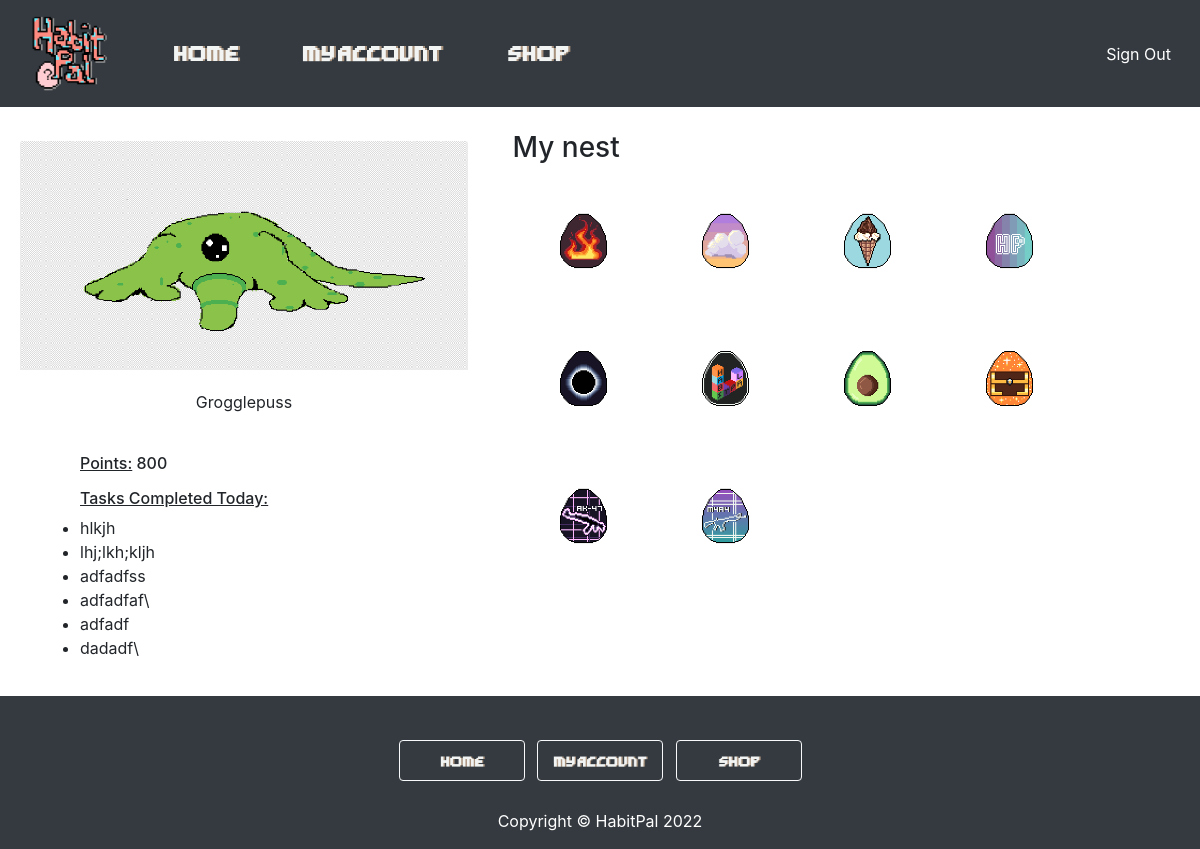
Page /myaccount (signed in) on the earlier database version.
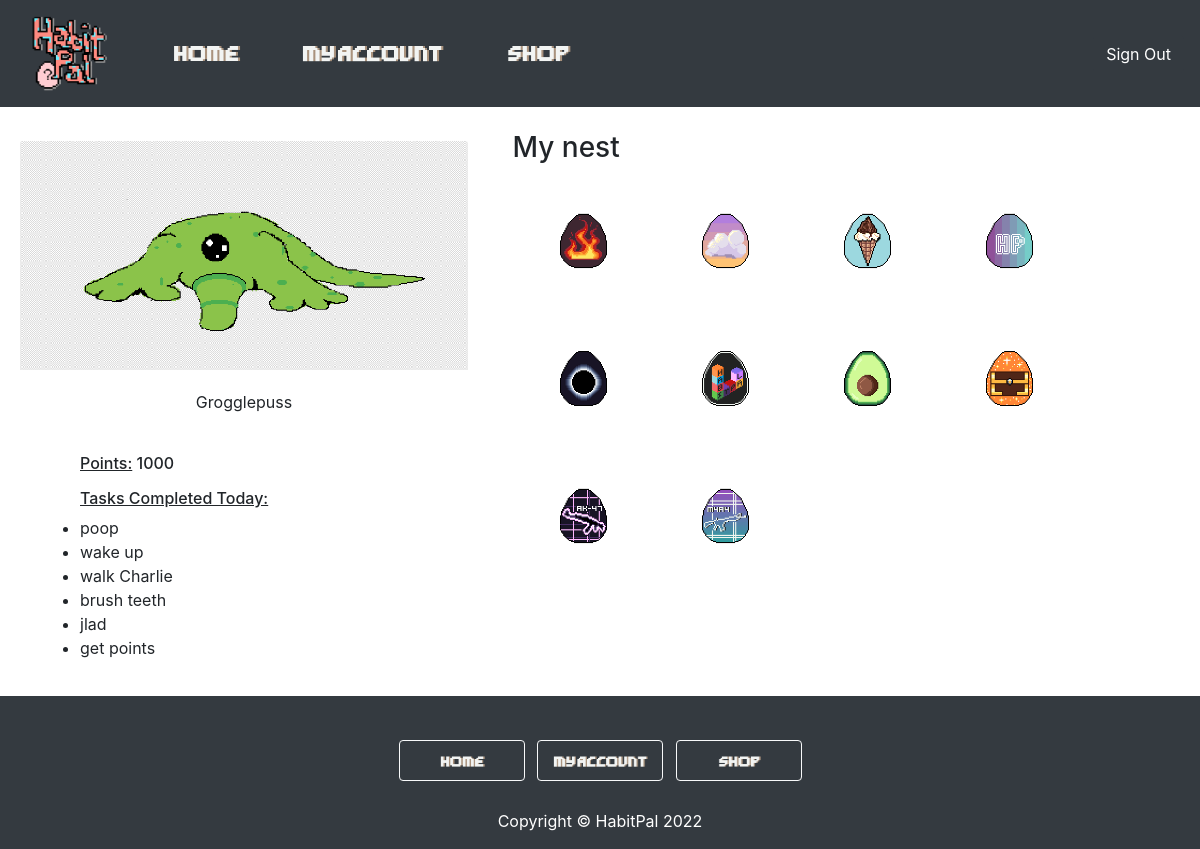
Same page on the later database version.
### tables this page shows
CREATE TABLE completedTasks(username text, date text, task text);

### app.py (the view)
@app.route('/myaccount')
def myaccount():
    if 'loggedin' in session:
        dateandtime = datetime.now()
        day = dateandtime.day
        month = dateandtime.month
        year = dateandtime.year
        day = str(month) + "-" + str(day) + "-" + str(year)
        cursor = conn.cursor()
        cursor.execute( 'SELECT task FROM completedTasks WHERE username = ? and date = ?', (session['username'], day,))
        tasks = cursor.fetchall()
        cursor.execute( 'SELECT points FROM points WHERE username = ?', (session['username'],))
        points = cursor.fetchall()
        pointsTotal = 0
        for i in points:
            pointsTotal += i[0]
        eggs=[url_for('static',filename ='egg1.png'), url_for('static',filename ='egg2.png'),
        url_for('static',filename ='egg3.png'), url_for('static',filename ='egg4.png'),
        url_for('static',filename ='egg5.png'), url_for('static',filename ='egg6.png'),
        url_for('static',filename ='egg7.png'), url_for('static',filename ='egg8.png'),
        url_for('static',filename ='egg9.png'), url_for('static',filename ='egg10.png')]
        return render_template("myaccount.html", eggs=eggs, tasks=tasks, points=pointsTotal)
    return render_template("login.html")

### templates/myaccount.html (shortened to what this page needs)
<!DOCTYPE html>
<html lang="en">
<head>
  <link rel="stylesheet" href="{{ url_for('static', filename='css/style.css') }}" type="text/css">
  <link rel="stylesheet" href="https://stackpath.bootstrapcdn.com/bootstrap/4.1.3/css/bootstrap.min.css"
>
  <link rel="stylesheet" href="https://cdnjs.cloudflare.com/ajax/libs/font-awesome/4.7.0/css/font-awesome.min.css">
</head>
<body>
  <nav class="navbar navbar-expand-lg navbar-dark bg-dark">
    <a class="nav-link" href="{{ url_for('welcome') }}">
      <img src=../static/button_images/logo.png width="75px" height="75px" />
    </a>
    <div class="collapse navbar-collapse" id="navbarSupportedContent">
      <ul class="navbar-nav mr-auto">
        <li class="nav-item active">
          <a class="nav-link" href="{{ url_for('home') }}">
            <img src=../static/button_images/home3.png width="150px" height="37.5px"
              onmouseover="this.src='../static/button_images/home4.png';"
              onmouseout="this.src='../static/button_images/home3.png';" />
            <span class="sr-only">(current)</span></a>
        </li>
        <li class="nav-item active">
          <a class="nav-link" href="{{ url_for('myaccount') }}">
            <img src=../static/button_images/myaccount3.png width="150px" height="37.5px"
              onmouseover="this.src='../static/button_images/myaccount4.png';"
              onmouseout="this.src='../static/button_images/myaccount3.png';" />
          </a>
        <li class="nav-item active">
          <a class="nav-link" href="{{ url_for('store') }}">
            <img src=../static/button_images/shop3.png width="150px" height="37.5px"
              onmouseover="this.src='../static/button_images/shop4.png';"
              onmouseout="this.src='../static/button_images/shop3.png';" />
          </a>
        </li>
      </ul>
      <a href="{{ url_for('logout') }}" class="btn btn-dark">Sign Out</a>
    </div>
  </nav>
  <div class="MA-container">
    <div class="row">
      <div class="col-5">
        <div class="MA-pet-info">
          <div class="MA-card">
            <br>
            <img class="card-img-top" src="{{url_for('static',filename ='jwa_concept_MURGv5.PNG')}}"
              alt="Card image cap">
            <div class="card-body">
              <p class="card-text">Grogglepuss</p>
              <br>
              <ul>
                <h6><u>Points:</u> {{ points }}</h6>
              </ul>
              <ul>
                <h6><u>Tasks Completed Today:</u></h6>
                {% for i in tasks %}
                <li>{{ i[0] }}</li>
                {% endfor %}
              </ul>
            </div>
          </div>
        </div>
      </div>
      <div class="col-7">
        <br>
        <h3>My nest</h3>
        {% for i in eggs %}
        <img src="{{ i }}" style="width:20%">
        {% endfor %}
      </div>
    </div>
  </div>
  <footer class="footindex bg-dark">
    <div class="container p-4 pb-0 text-center">
      <section class="text-center">
        <a class="btn btn-outline-light btn-floating m-1" style="background-color: #343a40" href="{{ url_for('home') }}"
          role="button"><img src=../static/button_images/home3.png width="100px" height="25px"
            onmouseover="this.src='../static/button_images/home4.png';"
            onmouseout="this.src='../static/button_images/home3.png';" /></a>
        <a class="btn btn-outline-light btn-floating m-1" style="background-color: #343a40"
          href="{{ url_for('myaccount') }}" role="button"><img src=../static/button_images/myaccount3.png width="100px"
            height="25px" onmouseover="this.src='../static/button_images/myaccount4.png';"
            onmouseout="this.src='../static/button_images/myaccount3.png';" /></a>
        <a class="btn btn-outline-light btn-floating m-1" style="background-color: #343a40"
          href="{{ url_for('store') }}" role="button"><img src=../static/button_images/shop3.png width="100px"
            height="25px" onmouseover="this.src='../static/button_images/shop4.png';"
            onmouseout="this.src='../static/button_images/shop3.png';" /></a>
      </section>
    </div>
    <div class="container">
      <p class="m-0 text-center text-white">Copyright &copy; HabitPal 2022</p>
    </div>
  </footer>
</body>
</html>

### static/css/style.css (style rules this page uses)
.MA-pet-info { width: 30rem; height: 100%; float: left; }
.MA-card { margin-top: 10px; margin-left: 20px; width: 28rem; float: left; }
.card-text { text-align: center; }
.footindex { clear: both; position: relative; bottom: 0; padding-top: 1rem!important; width: 100%; padding-bottom: 1rem!important; }

Differences in the rows shown:
changed completedTasks: task "hlkjh" → "poop"
changed completedTasks: task "lhj;lkh;kljh" → "wake up"
changed completedTasks: task "adfadfss" → "walk Charlie"
changed completedTasks: task "adfadfaf\\" → "brush teeth"
changed completedTasks: task "adfadf" → "jlad"
changed completedTasks: task "dadadf\\" → "get points"
Other differences:
{{ points }}: "800" → "1000"
